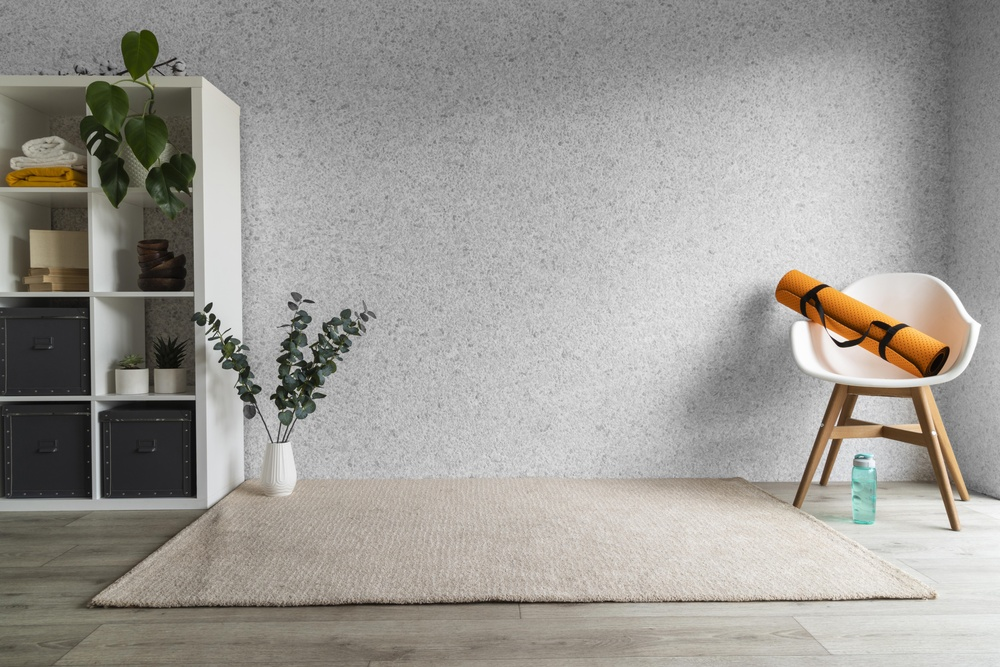
#> input picture src/data/rooms/room3.jpg, 1000 x 667 px, shrunk from 7360 x 4912 before the run
$ python -i wall_polygon.py   (imports and definitions only)
#> lines starting #> are read from the running program, lines starting #| are printed output that depends on the picture
"""
Wall polygonization and homography estimation
"""

import cv2
import numpy as np
from typing import Dict, List, Optional, Tuple, Union
import logging
from scipy.spatial.distance import cdist

logger = logging.getLogger(__name__)


class WallPolygonizer:
    """
    Convert wall mask to polygon and estimate homography for wallpaper projection
    """

    def __init__(
        self,
        min_polygon_area: float = 0.01,
        max_vertices: int = 6,
        min_vertices: int = 4
    ):
        """
        Initialize wall polygonizer

        Args:
            min_polygon_area: Minimum area ratio for valid polygon
            max_vertices: Maximum number of vertices
            min_vertices: Minimum number of vertices
        """
        self.min_polygon_area = min_polygon_area
        self.max_vertices = max_vertices
        self.min_vertices = min_vertices

    # [232 lines left out: functions extract_wall_polygon, _approximate_polygon, _order_polygon_vertices, _is_counterclockwise, _estimate_homography, _validate_homography and 1 more, not called in this run]

    def detect_vanishing_points(self, image: np.ndarray) -> Tuple[Optional[np.ndarray], Optional[np.ndarray]]:
        """
        Detect vanishing points for perspective correction

        Args:
            image: Input image

        Returns:
            Tuple of (horizontal_vanishing_point, vertical_vanishing_point)
        """
        gray = cv2.cvtColor(image, cv2.COLOR_RGB2GRAY)
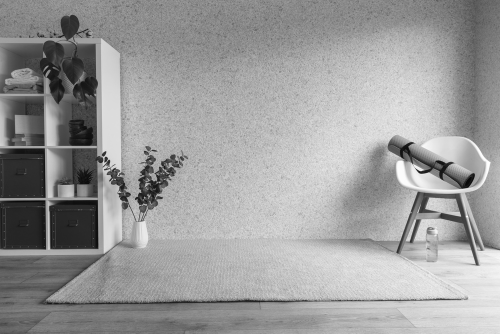
#> gray: shape (667, 1000) (shown at 1/2 size); min 5, max 255, mean 155.4

        # Detect edges
        edges = cv2.Canny(gray, 50, 150, apertureSize=3)
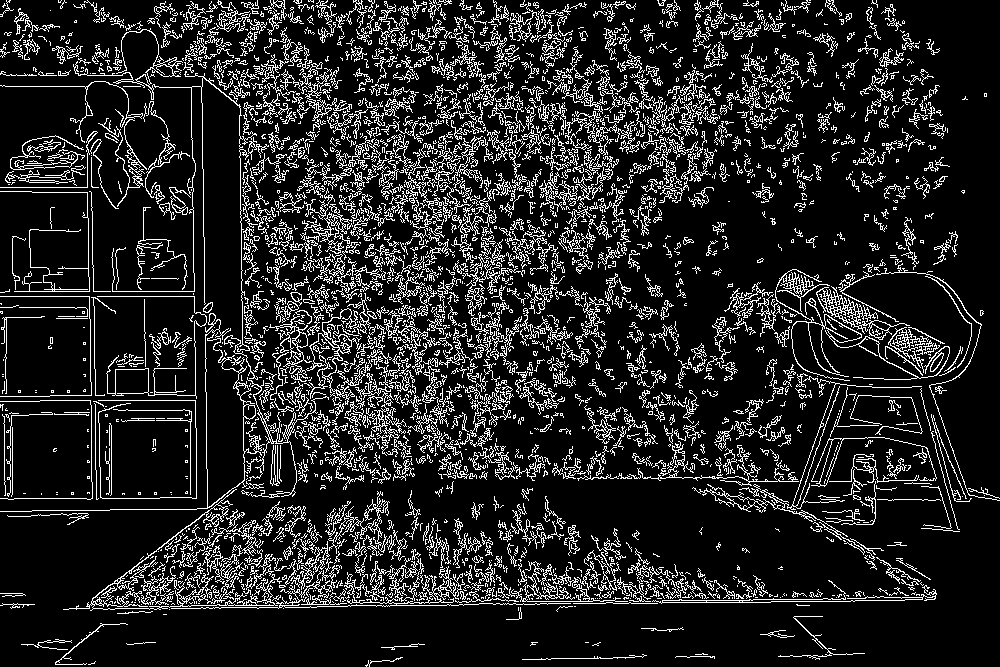
#> edges: shape (667, 1000); 14.3% white in thin lines or dots

        # Detect lines
        lines = cv2.HoughLines(edges, 1, np.pi/180, threshold=100)

        if lines is None:
            return None, None

        # Separate horizontal and vertical lines
        horizontal_lines = []
        vertical_lines = []

        for line in lines:
            rho, theta = line[0]
            angle = theta * 180 / np.pi

            # Classify lines as horizontal or vertical
            if 80 < angle < 100:  # Horizontal lines
                horizontal_lines.append(line[0])
            elif angle < 10 or angle > 170:  # Vertical lines
                vertical_lines.append(line[0])
#> this loop made 15501 passes
#> (rho, theta, angle) on passes 1 to 3: (609, 1.55, 89), (518, 0.785, 45), (612, 1.55, 89)
#> after the loop, horizontal_lines = 1689 pairs, first value -65 to 669, second value 1.41 to 1.73; vertical_lines = 1840 pairs, first value -867 to 896, second value 0 to 3.12

        # Find vanishing points
        h_vp = self._find_vanishing_point(horizontal_lines) if horizontal_lines else None
        v_vp = self._find_vanishing_point(vertical_lines) if vertical_lines else None

        return h_vp, v_vp

    def _find_vanishing_point(self, lines: List[np.ndarray]) -> Optional[np.ndarray]:
        """
        Find vanishing point from a set of lines
        """
        if len(lines) < 2:
            return None

        # Convert lines to homogeneous coordinates
        line_coords = []
        for rho, theta in lines:
            a = np.cos(theta)
            b = np.sin(theta)
            c = -rho
            line_coords.append([a, b, c])
#> this loop made 1689 passes
#> (rho, theta, a, b, c) on passes 1 to 3: (609, 1.55, 0.0175, 1, -609), (612, 1.55, 0.0175, 1, -612), (601, 1.57, -4.37e-08, 1, -601)
#> after the loop, line_coords = 1689 items, first 6: [0.0175, 1, -609], [0.0175, 1, -612], [-4.37e-08, 1, -601], [-4.37e-08, 1, -291], [-4.37e-08, 1, -296], [-0.0175, 1, -585]

        line_coords = np.array(line_coords)
#> line_coords = 1689 rows, first 8: [0.0175, 1, -609], [0.0175, 1, -612], [-4.37e-08, 1, -601], [-4.37e-08, 1, -291], [-4.37e-08, 1, -296], [-0.0175, 1, -585], [-4.37e-08, 1, -595], [-0.0175, 1, -581]

        # Find intersection point (vanishing point)
        # Solve system of equations: A * vp = 0
        _, _, vh = np.linalg.svd(line_coords)
#> vh = [[5.59e-05, 0.0025, -1], [0.0449, -0.999, -0.00249], [0.999, 0.0449, 0.000168]]
        vp_homogeneous = vh[-1]
#> vp_homogeneous = [0.999, 0.0449, 0.000168]

        if abs(vp_homogeneous[2]) < 1e-6:
            return None

        # Convert to Cartesian coordinates
        vp = vp_homogeneous[:2] / vp_homogeneous[2]
#> vp = [5948.6, 267.3]

        return vp

    # [47 lines left out: functions align_polygon_to_vanishing_points, _align_edges_to_vp, not called in this run]

>>> import cv2
>>> picture = cv2.cvtColor(cv2.imread('../data/rooms/room3.jpg'), cv2.COLOR_BGR2RGB)
>>> result = WallPolygonizer().detect_vanishing_points(picture)
#> the loop in _find_vanishing_point (call 2), `for rho, theta in lines:` made 1840 passes
#> (rho, theta, a, b, c) on passes 1 to 3: (-199, 3.12, -1, 0.0175, 199), (-88, 3.12, -1, 0.0175, 88), (-84, 3.12, -1, 0.0175, 84)
#> in _find_vanishing_point (call 2), `line_coords = np.array(line_coords)`: line_coords = 1840 rows, first 8: [-1, 0.0175, 199], [-1, 0.0175, 88], [-1, 0.0175, 84], [-1, 0.0175, 189], [-1, 0.0175, 237], [-1, 0.0175, 242], [1, 0.0175, -386], [-0.999, 0.0349, 356]
#> in detect_vanishing_points, `v_vp = self._find_vanishing_point(vertical_lines) if vertical_lines el..`: v_vp = [410.3, 8398.5]
#> result = ([5948.6, 267.3], [410.3, 8398.5])

$ run again, on src/data/rooms/room7.jpg
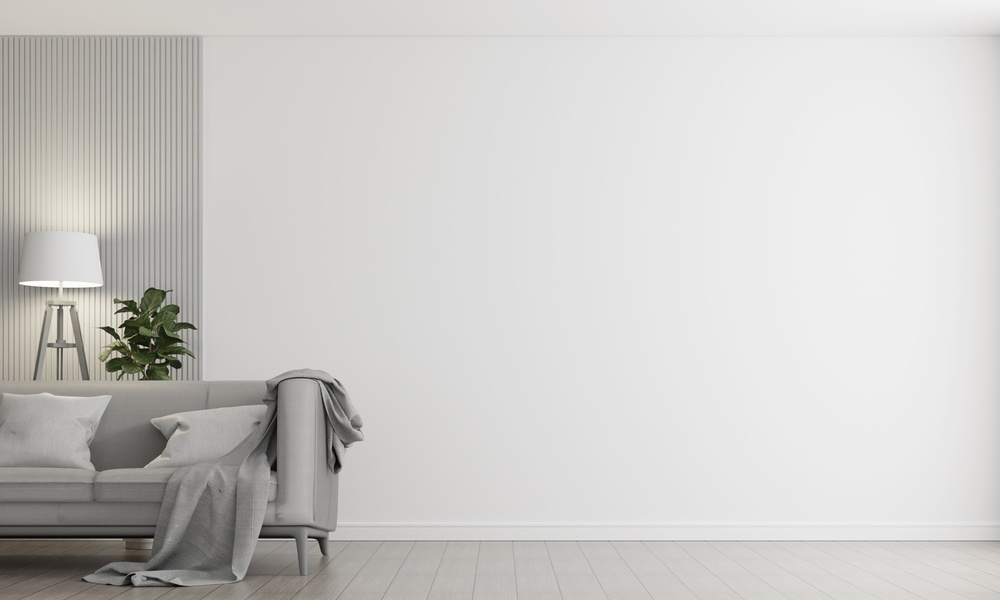
#> input picture src/data/rooms/room7.jpg, 1000 x 600 px, shrunk from 5000 x 3000 before the run
#> in detect_vanishing_points, `edges = cv2.Canny(gray, 50, 150, apertureSize=3)`:
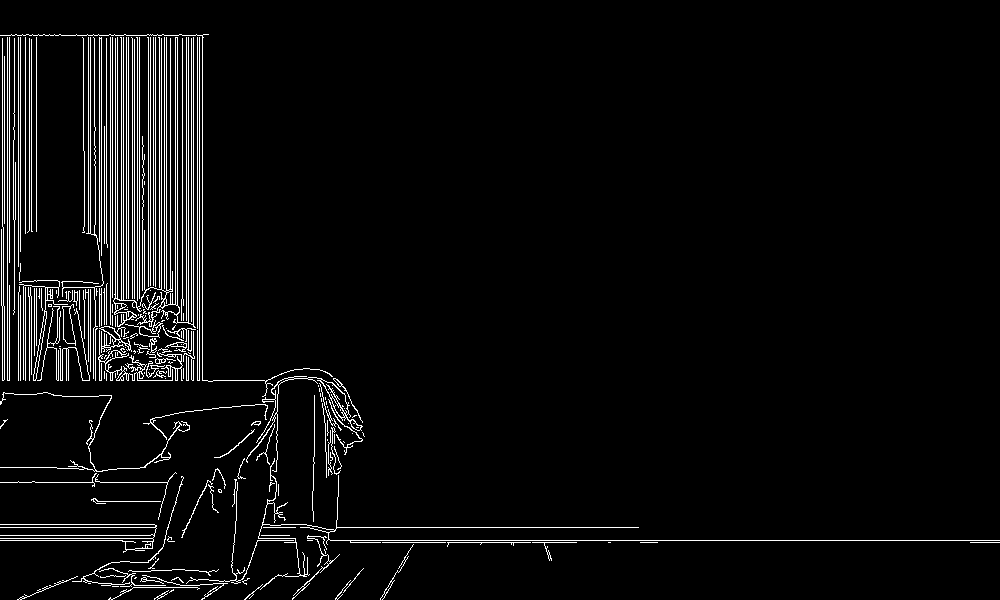
#> edges: shape (600, 1000); 4.3% white in thin lines or dots
#> lines = 1460 rows, first 8: [540, 1.57], [527, 1.57], [202, 0], [7, 0], [197, 0], [199, 0], [193, 0], [188, 0]
#> the loop in detect_vanishing_points, `for line in lines:` made 1460 passes
#> (rho, theta, angle) on passes 1 to 3: (540, 1.57, 90), (527, 1.57, 90), (202, 0, 0)
#> after the loop in detect_vanishing_points, `for line in lines:`: horizontal_lines = [[540, 1.57], [527, 1.57], [542, 1.57], [533, 1.59], [538, 1.57], [524, 1.57], [535, 1.57], [380, 1.57], [482, 1.57], [35, 1.57], [525, 1.59], [551, 1.55], [523, 1.59], [537, 1.55], [522, 1.61], [376, 1.59], [519, 1.62], [530, 1.59], [597, 1.5], [367, 1.62], [542, 1.54]]; vertical_lines = 482 pairs, first value -196 to 231, second value 0 to 3.12
#> the loop in _find_vanishing_point, `for rho, theta in lines:` made 21 passes
#> (rho, theta, a, b, c) on passes 1 to 8: (540, 1.57, -4.37e-08, 1, -540), (527, 1.57, -4.37e-08, 1, -527), (542, 1.57, -4.37e-08, 1, -542), (533, 1.59, -0.0175, 1, -533), (538, 1.57, -4.37e-08, 1, -538), (524, 1.57, -4.37e-08, 1, -524), (535, 1.57, -4.37e-08, 1, -535), (380, 1.57, -4.37e-08, 1, -380)
#> after the loop in _find_vanishing_point, `for rho, theta in lines:`: line_coords = 21 items, first 6: [-4.37e-08, 1, -540], [-4.37e-08, 1, -527], [-4.37e-08, 1, -542], [-0.0175, 1, -533], [-4.37e-08, 1, -538], [-4.37e-08, 1, -524]
#> in _find_vanishing_point, `line_coords = np.array(line_coords)`: line_coords = 21 rows, first 8: [-4.37e-08, 1, -540], [-4.37e-08, 1, -527], [-4.37e-08, 1, -542], [-0.0175, 1, -533], [-4.37e-08, 1, -538], [-4.37e-08, 1, -524], [-4.37e-08, 1, -535], [-4.37e-08, 1, -380]
#> vh = [[5.4e-06, -0.00194, 1], [-0.0284, 1, 0.00194], [-1, -0.0284, -4.97e-05]]
#> vp_homogeneous = [-1, -0.0284, -4.97e-05]
#> vp = [20126.5, 571.2]
#> the loop in _find_vanishing_point (call 2), `for rho, theta in lines:` made 482 passes
#> (rho, theta, a, b, c) on passes 1 to 3: (202, 0, 1, 0, -202), (7, 0, 1, 0, -7), (197, 0, 1, 0, -197)
#> in _find_vanishing_point (call 2), `line_coords = np.array(line_coords)`: line_coords = 482 rows, first 8: [1, 0, -202], [1, 0, -7], [1, 0, -197], [1, 0, -199], [1, 0, -193], [1, 0, -188], [1, 0, -186], [1, 0, -191]
#> v_vp = [124.8, 1402.1]
#> result = ([20126.5, 571.2], [124.8, 1402.1])

$ run again, on src/data/rooms/room4.png
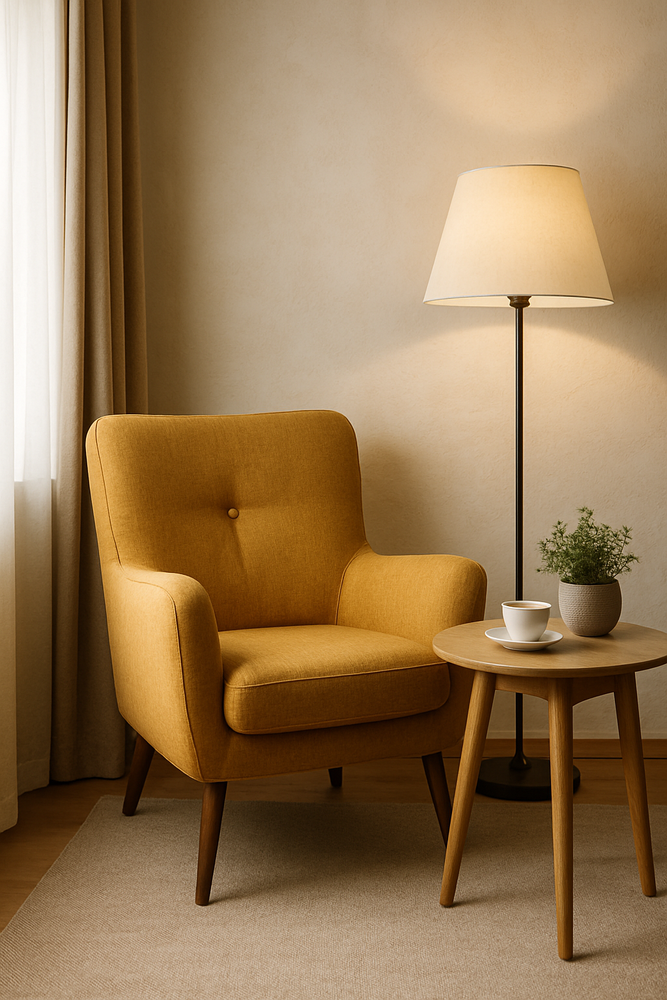
#> input picture src/data/rooms/room4.png, 667 x 1000 px, shrunk from 1024 x 1536 before the run
#> in detect_vanishing_points, `gray = cv2.cvtColor(image, cv2.COLOR_RGB2GRAY)`:
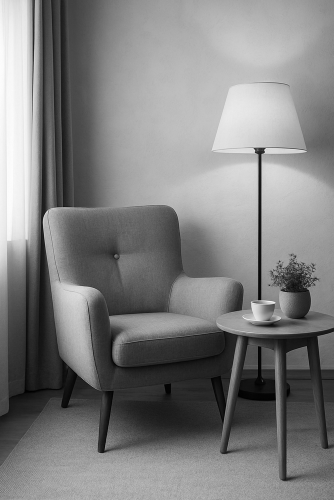
#> gray: shape (1000, 667) (shown at 1/2 size); min 0, max 255, mean 126.9
#> in detect_vanishing_points, `edges = cv2.Canny(gray, 50, 150, apertureSize=3)`:
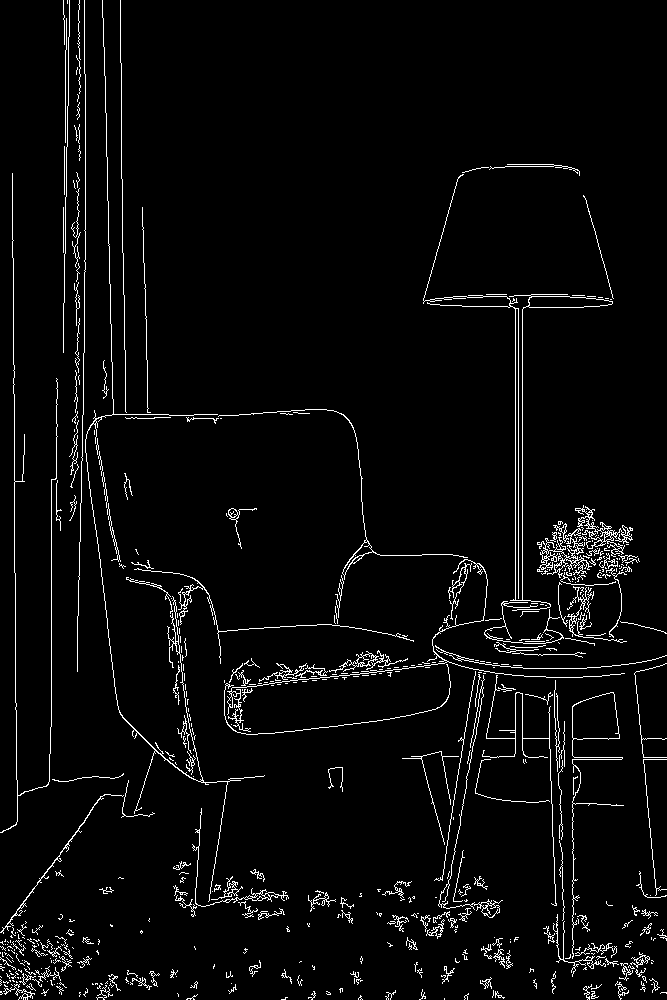
#> edges: shape (1000, 667); 3.7% white in thin lines or dots
#> lines = 189 rows, first 8: [515, 0], [522, 0], [69, 0.0175], [518, 0], [89, 0.0175], [51, 0], [85, 0], [-118, 3.12]
#> the loop in detect_vanishing_points, `for line in lines:` made 189 passes
#> (rho, theta, angle) on passes 1 to 3: (515, 0, 0), (522, 0, 0), (69, 0.0175, 1)
#> after the loop in detect_vanishing_points, `for line in lines:`: horizontal_lines = 37 pairs, first value 296 to 761, second value 1.41 to 1.61; vertical_lines = 120 pairs, first value -575 to 621, second value 0 to 3.12
#> the loop in _find_vanishing_point, `for rho, theta in lines:` made 37 passes
#> (rho, theta, a, b, c) on passes 1 to 8: (707, 1.47, 0.105, 0.995, -707), (712, 1.45, 0.122, 0.993, -712), (738, 1.57, -4.37e-08, 1, -738), (716, 1.43, 0.139, 0.99, -716), (710, 1.45, 0.122, 0.993, -710), (761, 1.45, 0.122, 0.993, -761), (668, 1.57, -4.37e-08, 1, -668), (687, 1.54, 0.0349, 0.999, -687)
#> after the loop in _find_vanishing_point, `for rho, theta in lines:`: line_coords = 37 items, first 6: [0.105, 0.995, -707], [0.122, 0.993, -712], [-4.37e-08, 1, -738], [0.139, 0.99, -716], [0.122, 0.993, -710], [0.122, 0.993, -761]
#> in _find_vanishing_point, `line_coords = np.array(line_coords)`: line_coords = 37 rows, first 8: [0.105, 0.995, -707], [0.122, 0.993, -712], [-4.37e-08, 1, -738], [0.139, 0.99, -716], [0.122, 0.993, -710], [0.122, 0.993, -761], [-4.37e-08, 1, -668], [0.0349, 0.999, -687]
#> vh = [[0.00011, 0.00149, -1], [-0.0776, 0.997, 0.00147], [0.997, 0.0776, 0.000225]]
#> vp_homogeneous = [0.997, 0.0776, 0.000225]
#> vp = [4433.1, 345]
#> the loop in _find_vanishing_point (call 2), `for rho, theta in lines:` made 120 passes
#> (rho, theta, a, b, c) on passes 1 to 8: (515, 0, 1, 0, -515), (522, 0, 1, 0, -522), (69, 0.0175, 1, 0.0175, -69), (518, 0, 1, 0, -518), (89, 0.0175, 1, 0.0175, -89), (51, 0, 1, 0, -51), (85, 0, 1, 0, -85), (-118, 3.12, -1, 0.0175, 118)
#> in _find_vanishing_point (call 2), `line_coords = np.array(line_coords)`: line_coords = 120 rows, first 8: [1, 0, -515], [1, 0, -522], [1, 0.0175, -69], [1, 0, -518], [1, 0.0175, -89], [1, 0, -51], [1, 0, -85], [-1, 0.0175, 118]
#> v_vp = [422.9, 9055.9]
#> result = ([4433.1, 345], [422.9, 9055.9])
